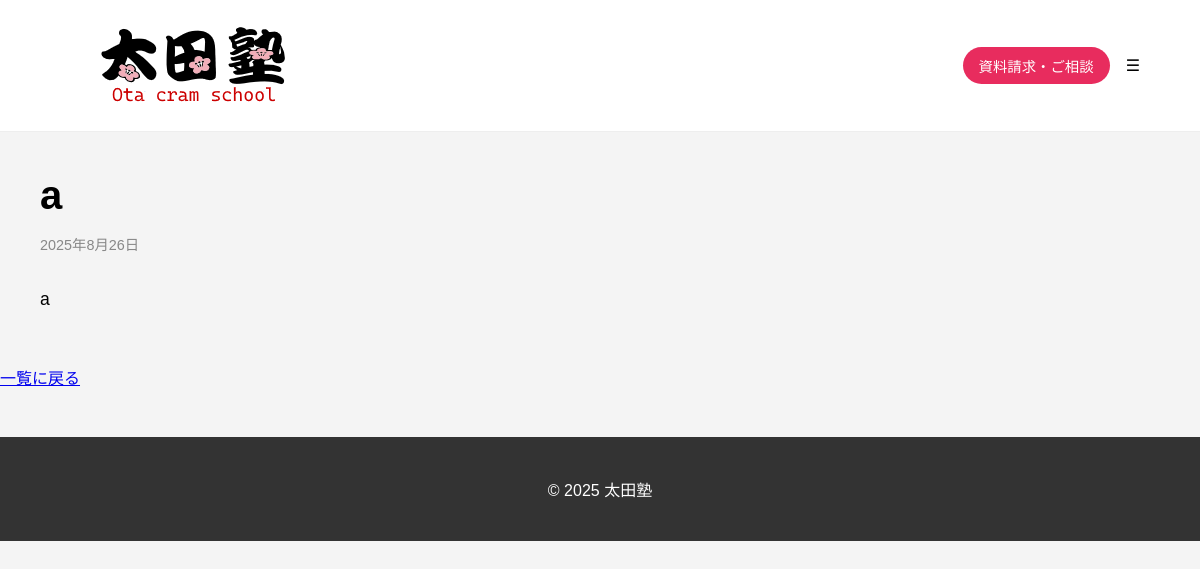
Page /blog/3/ on the committed database.
### blog/models.py (models this page shows, shortened)
class Post(models.Model):
    title = models.CharField("タイトル", max_length=200)
    content = models.TextField("本文")
    published_date = models.DateTimeField("公開日", default=timezone.now)

### blog/views.py (the view)
# urls.py: path('<int:pk>/', views.PostDetailView.as_view(), name='post_detail'),
class PostDetailView(DetailView):
    model = Post
    template_name = 'blog/post_detail.html'

### blog/templates/blog/post_detail.html (shortened to what this page needs)
{% extends "base.html" %}
{% load static %}
{% block content %}
  <div class="post-container">  <article class="post-detail"> <h1 class="post-title">{{ object.title }}</h1>
      <p class="post-date">{{ object.published_date|date:"Y年n月j日" }}</p>
      <div class="post-content">
        {{ object.content|linebreaksbr }}
      </div>
    </article>
  </div>
  <a href="{% url 'blog:post_list' %}" class="back-to-list">一覧に戻る</a>
{% endblock %}

### static/css/style.css (style rules this page uses)
body { font-family: sans-serif; margin: 0; padding: 0; background: #f4f4f4; }
.post-detail { padding: 30px 40px; }
.post-title { font-size: 2.5rem; margin-bottom: 10px; }
.post-date { color: #888; font-size: 0.9rem; margin-bottom: 30px; }
.post-content { font-size: 1.1rem; line-height: 1.8; }
.back-to-list { display: inline-block; margin-top: 20px; }

### rows in the picture
Post: title "a", published_date "2025年8月26日", content "a"
